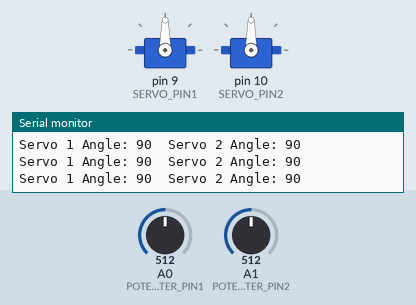
Recording of a sketch running on a simulated Arduino Uno, built with avr-gcc and run on an emulated ATmega328P. Parts: 2 × servo, the last lines printed to the serial monitor. The test bench sets the inputs (shaded band); at power-on: A0 (POTENTIOMETER_PIN1) = 512, A1 (POTENTIOMETER_PIN2) = 512.

Above: at 1.2 s.
1.3 s: A0 (POTENTIOMETER_PIN1) set to 552
At 2.0 s:
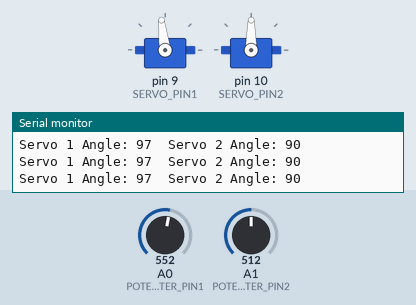
4.3 s: A0 (POTENTIOMETER_PIN1) set to 582
At 5.5 s:
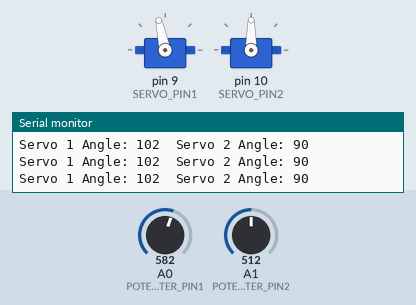
5.8 s: A1 (POTENTIOMETER_PIN2) set to 551
At 6.8 s:
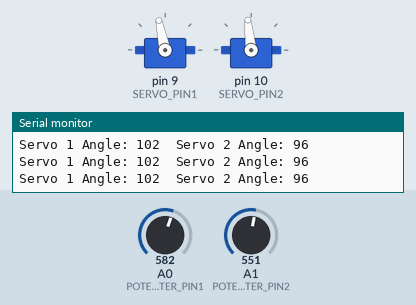
8.8 s: A1 (POTENTIOMETER_PIN2) set to 580
At 9.3 s:
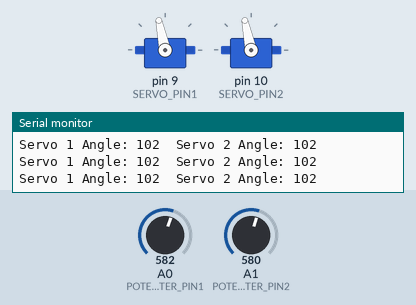
10.3 s: A0 (POTENTIOMETER_PIN1) set to 511
At 11.5 s:
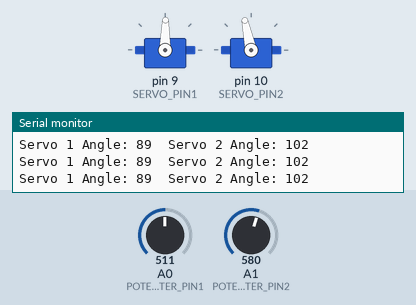
11.8 s: A1 (POTENTIOMETER_PIN2) set to 63
At 12.8 s:
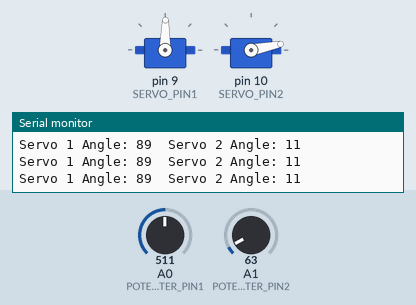
13.3 s: A1 (POTENTIOMETER_PIN2) set to 52
Timing chart, 0 to 16.3 s (numbered marks = the images above; inputs shaded):
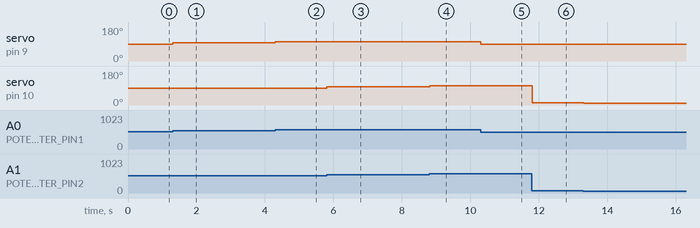

Measured:
- after the input at 1.3 s, servo on pin 9 (SERVO_PIN1): 90° → 97° at once
- after the input at 4.3 s, servo on pin 9 (SERVO_PIN1): 97° → 102° at once
- after the input at 5.8 s, servo on pin 10 (SERVO_PIN2): 90° → 96° at once
- after the input at 8.8 s, servo on pin 10 (SERVO_PIN2): 96° → 102° at once
- after the input at 10.3 s, servo on pin 9 (SERVO_PIN1): 102° → 89° at once
- after the input at 11.8 s, servo on pin 10 (SERVO_PIN2): 102° → 11° at once
- after the input at 13.3 s, servo on pin 10 (SERVO_PIN2): 11° → 9° at once

The sketch:

Arduino_laser_turret.ino
```cpp
#include <Wire.h>
#include <Servo.h>

#define POTENTIOMETER_PIN1 A0
#define POTENTIOMETER_PIN2 A1
#define SERVO_PIN1 9
#define SERVO_PIN2 10

Servo servo1;
Servo servo2;

void setup() {
  Serial.begin(9600);
  servo1.attach(SERVO_PIN1);
  servo2.attach(SERVO_PIN2);
  servo1.write(90); // Set initial angle for servo 1
  servo2.write(90); // Set initial angle for servo 2
}
void loop() {
  int potValue1 = analogRead(POTENTIOMETER_PIN1); // Read potentiometer value 1
  int servoAngle1 = map(potValue1, 0, 1023, 0, 180); // Map potentiometer to servo angle
  servo1.write(servoAngle1); // Set servo angle 1

  int potValue2 = analogRead(POTENTIOMETER_PIN2); // Read potentiometer value 2
  int servoAngle2 = map(potValue2, 0, 1023, 0, 180); // Map potentiometer to servo angle
  servo2.write(servoAngle2); // Set servo angle 2

  Serial.print("Servo 1 Angle: ");
  Serial.print(servoAngle1);
  Serial.print("\tServo 2 Angle: ");
  Serial.println(servoAngle2);

  delay(20); // Small delay for smoother operation
}
```
